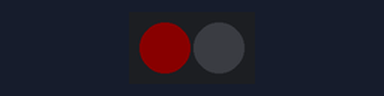
A sketch run on a simulated Arduino Uno, built with avr-gcc and run on an emulated ATmega328P. Shown: 2 RGB LEDs in strip order, left to right. Dim RGB values are drawn brighter than linear.

Above: at 0.5 s.
Timing chart, 0 to 13.0 s (numbered marks = the images above):
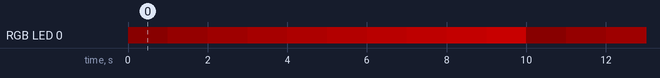

The sketch:

prendiendo_led.ino
```cpp
#include <Adafruit_NeoPixel.h>
#ifdef __AVR__
#include <avr/power.h>
#endif
#define PIN 6
#define NUM_LEDS 2
#define BRIGHTNESS 100
Adafruit_NeoPixel strip = Adafruit_NeoPixel(NUM_LEDS, PIN, NEO_GRBW + NEO_KHZ800);
void setup() {
  // This is for Trinket 5V 16MHz, you can remove these three lines if you are not using a Trinket
#if defined (__AVR_ATtiny85__)
  if (F_CPU == 16000000) clock_prescale_set(clock_div_1);
#endif
  // End of trinket special code
  strip.setBrightness(10);
  strip.begin();
  strip.show(); // Initialize all pixels to 'off'
}
void loop() {
  //  colorWipe(strip.Color(255, 0, 0), 50); // Red
  for (int i = 1; i <= 10; i++) {
    strip.setPixelColor(0, strip.Color(255, 0, 0));
    strip.setBrightness(i * 10);
    strip.begin();
    strip.show();
    delay(1000);
  }

}
```

Measured:
- by itself, RGB LED 0: repeats every 10.0 s: RGB(20, 0, 0) 1.0 s, RGB(30, 0, 0) 1.0 s, RGB(40, 0, 0) 1.0 s, RGB(50, 0, 0) 1.0 s, RGB(60, 0, 0) 1.0 s, RGB(70, 0, 0) 1.0 s, RGB(80, 0, 0) 1.0 s, RGB(90, 0, 0) 1.0 s, RGB(100, 0, 0) 1.0 s, RGB(10, 0, 0) 1.0 s
- by itself, everything shown: repeats every 10.0 s, in 10 steps
